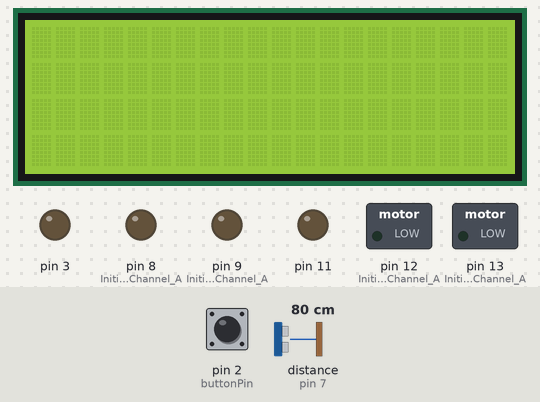
The sketch below on a simulated Arduino Uno, built with avr-gcc and run on an emulated ATmega328P. On the bench: 20×4 character LCD, switched loads named in the sketch (green lamp = pin HIGH), output pins drawn as LEDs (lit = HIGH). The test bench sets the inputs (shaded band); at power-on: pin 2 (buttonPin) LOW, distance to the obstacle (sensor on pin 7) 80 cm. The echo pulse lasts 58.3 µs per cm; pins used as bus, display or sensor lines are not drawn; what the sketch prints to the serial monitor is not drawn.

Above: at 1.3 s.
1.4 s: pin 2 (buttonPin) pulled HIGH for 0.15 s
At 1.9 s:
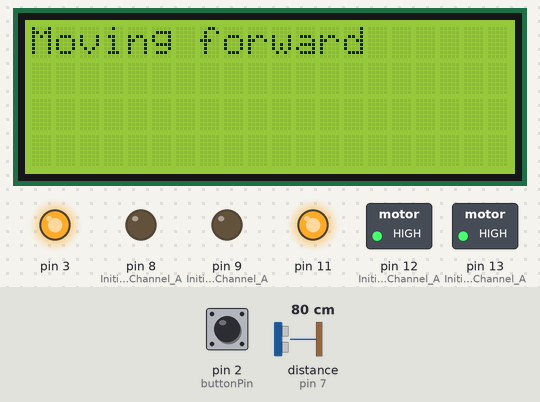
3.0 s: distance to the obstacle (sensor on pin 7) set to 11 cm
4.5 s: distance to the obstacle (sensor on pin 7) set to 8 cm
At 6.3 s:
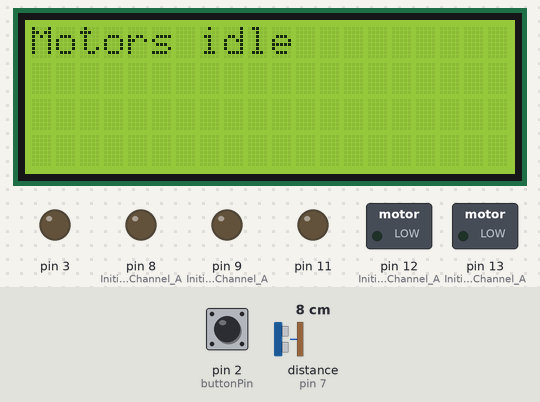
7.0 s: pin 2 (buttonPin) pulled HIGH for 1 s
At 7.3 s:
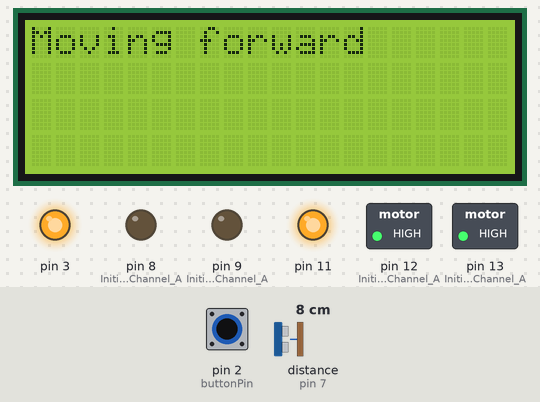
9.5 s: pin 2 (buttonPin) pulled HIGH for 3.2 s
At 10.1 s:
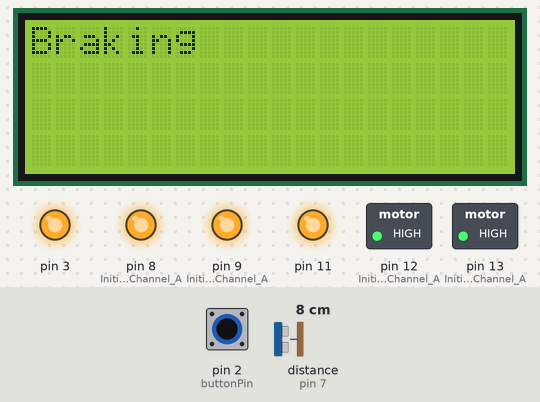
Timing chart, 0 to 12.5 s (numbered marks = the images above; inputs shaded):
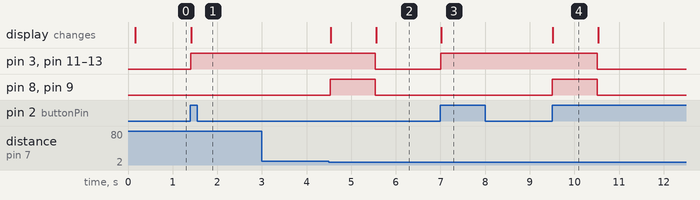

Measured:
- the behaviour switches between 10 and 9 cm on distance to the obstacle (sensor on pin 7) (found by bisection; images 1 and 2)
- after the input at 1.4 s, pin 3, pin 11, pin 12 (Initiates_Motor_Channel_A), pin 13 (Initiates_Motor_Channel_A): LOW → HIGH at once; the display: changes at once (image 1)
- after the input at 3.0 s, every drawn part: stays the same
- after the input at 4.5 s, pin 3, pin 11, pin 12 (Initiates_Motor_Channel_A), pin 13 (Initiates_Motor_Channel_A): HIGH → LOW after 1.0 s; pin 8 (Initiates_Brake_Channel_A), pin 9 (Initiates_Brake_Channel_A): LOW → HIGH at once, → LOW 1.0 s later; the display: first changes at once (image 2 shows a later state)
- after the input at 7.0 s, pin 3, pin 11, pin 12 (Initiates_Motor_Channel_A), pin 13 (Initiates_Motor_Channel_A): LOW → HIGH at once; the display: changes at once (image 3)
- after the input at 9.5 s, pin 3, pin 11, pin 12 (Initiates_Motor_Channel_A), pin 13 (Initiates_Motor_Channel_A): HIGH → LOW after 1.0 s; pin 8 (Initiates_Brake_Channel_A), pin 9 (Initiates_Brake_Channel_A): LOW → HIGH at once, → LOW 1.0 s later; the display: changes at once (image 4)
- what the display in image 4 shows lasts 1.0 s, from 9.5 s to 10.5 s

The sketch:

muh_roboht.ino
```cpp
//#include <Timer.h>
#include <LiquidCrystal_I2C.h>
#include <Wire.h>
#include <Timer.h>

#include "Main.h"
//#include "SerialManager.h"

Main app;

void setup()
{
	app.setup();
}

void loop()
{
	app.loop();
}

void serialEvent()
{
	//SerialManager *serial = Model::serialManager;
	//serial->handleEvent();
}
```

Event.cpp
```cpp
/*
  Event

  This class serves as a "callback" manager to register events
  to happen on certain triggers or after certain intervals.
 */

#include "Arduino.h"
#include "Event.h"

/**
 * Constructs a new EventManager and
 * figures out the size of the available
 * array slots.
 */
EventManager::EventManager()
{
  _intervalSize = sizeof(_interval) / sizeof(TimedTask);
  _intervalPos = 0;

  _subSize = sizeof(_sub) / sizeof(Subscriber);
	//Serial.println("Event Manager created");
}

/**
 * Subscribes a new Subscriber to the
 * event manager.
 */
void EventManager::subscribe(Subscriber sub)
{
	//Serial.println("begin subscribe" + (char)_subPos);
  if (_subSize >= _subPos)
  {
    _sub[_subPos] = sub;
    _subPos++;
  }
 // Serial.println("subscribe complete");
}

/**
 * Triggers a specified event which will find the applicable
 * Subscriber and execute it's EventTask
 */
void EventManager::trigger(Event evt)
{

	for (unsigned int i = 0; i < _subSize; i++)
  {
    Subscriber *sub = &_sub[i];

    if ((String) sub->label == (String) evt.label)
    {
      // Execute event
      sub->task->execute(evt);
    }
  }
}

/**
 * Setup a timed trigger that will execute an
 * event after a couple of milliseconds.
 */
void EventManager::triggerInterval(TimedTask task)
{
  if (_intervalSize >= _intervalPos)
  {
    _interval[_intervalPos] = task;
    _intervalPos++;
  }
}

/**
 * Tick the EventManager to evaluate any
 * timed instances for the manager.
 */
void EventManager::tick()
{
  unsigned long currentMs = millis();
  unsigned long difference = currentMs - _previousMs;

  for (unsigned int i = 0; i < _intervalSize; i++)
  {
    TimedTask *task = &_interval[i];

    if (task->alive)
    {
      task->current = task->current + difference;

      if (task->eval())
      {
        // Run the timed event when it evalutes to
        // ready.
        trigger(task->evt);
      }
    }
  }

  _previousMs = currentMs;
}
```

Event.h
```cpp
// @see https://github.com/arcturial/arduino-event

/*
  Event

  This class serves as a "callback" manager to register events
  to happen on certain triggers or after certain intervals.
 */

#ifndef Event_h
#define Event_h

#include "Arduino.h"

/**
 * Event structure is the basic Event
 * object that can be dispatched by the
 * manager.
 */
struct Event
{
  Event() : label(NULL) {}
  Event(const char *cLabel) : label(cLabel) {}
  Event(const char *cLabel, const char *cExtra) : label(cLabel), extra(cExtra) {}
  const char *label;
  const char *extra;
};

/**
 * EventTask is a structure that serves as an
 * abstract class of a "dispatchable" object.
 */
struct EventTask
{
  virtual void execute(Event evt) = 0;
};

/**
 * The Subscriber is the object that
 * encapsulates the Event it's listening for
 * and the EventTask to be executed.
 */
struct Subscriber
{
  Subscriber() : label(NULL), task(NULL) {}
  Subscriber(const char *cLabel, EventTask *cTask) : label(cLabel), task(cTask) {}

  const char *label;
  EventTask *task;
};

/**
 * TimedTask is an Event that executes after a certain
 * amount of milliseconds.
 */
struct TimedTask
{
  TimedTask() : ms(0), evt(NULL) , alive(false), current(0)  {}
  TimedTask(unsigned long cMs, Event cEvt) : ms(cMs), evt(cEvt) , alive(true), current(60)  {}

  /**
   * Evaluates the state of the timed task and if
   * it's time to execute it or not. Resets the current
   * counter if it reaches the timed threshold.
   */
  boolean eval()
  {
    if (current >= ms)
    {
      current = 0;
      return true;
    }

    return false;
  }

  unsigned long ms;
  Event evt;
  boolean alive; // State of the timed task
  unsigned long current;
};

/**
 * The EventManager is responsible for gathering subscribers
 * and dispatching them when the requested Event is
 * triggered.
 */
class EventManager
{
  public:
    EventManager();
    void subscribe(Subscriber sub);
    void trigger(Event evt);
    void triggerInterval(TimedTask timed);
    void tick();
  private:
    TimedTask _interval[5]; // 5 available interval slots
    unsigned int _intervalSize;
    unsigned int _intervalPos;
    Subscriber _sub[10]; // 10 available subscriber slots
    unsigned int _subSize;
    unsigned int _subPos;
    unsigned long _previousMs;
};

#endif
```

EventType.cpp
```cpp
//
//
//

#include "EventType.h"

const char* EventType::MOTOR = "MOTOR";
const char* EventType::MOTOR_FWD = "MOTOR.FWD";
const char* EventType::MOTOR_REV = "MOTOR.REV";
const char* EventType::MOTOR_BRK = "MOTOR.BRK";
const char* EventType::MOTOR_IDLE = "MOTOR.IDLE";

const char* EventType::BUTTON = "BUTTON";
const char* EventType::BUTTON_DOWN = "BUTTON_DOWN";
const char* EventType::BUTTON_UP = "BUTTON_UP";

const char* EventType::SENSOR = "SENSOR";
const char* EventType::SENSOR_OBJECT_CLOSE_IN_FRONT = "SENSOR_OBJECT_CLOSE_IN_FRONT";
```

EventType.h
```cpp
#ifndef EventType_h
#define EventType_h

class EventType
{
public:
	static const char* MOTOR;
	static const char* MOTOR_FWD;
	static const char* MOTOR_REV;
	static const char* MOTOR_BRK;
	static const char* MOTOR_IDLE;

	static const char* BUTTON;
	static const char* BUTTON_DOWN;
	static const char* BUTTON_UP;

	static const char* SENSOR;
	static const char* SENSOR_OBJECT_CLOSE_IN_FRONT;


};

#endif
```

Main.cpp
```cpp
#include "Main.h"
#include "Model.h"
#include "RobotButton.h"
#include "MotorController.h"
#include "SerialManager.h"
#include "LcdManager.h"
#include "UltrasonicSensorManager.h"

void Main::setup()
{
	Model::setup();

	serial = Model::serialManager;
	serial->setup();

	button = Model::button;
	button->setup();

	motors = Model::motorController;
	motors->setup();

	lcd = Model::lcdManager;
	lcd->setup();

	usSensor = Model::usSensorManager;
	usSensor->setup();

	serial->trace("Setup Complete");

}


void Main::loop()
{
	button->loop();
	usSensor->loop();
}
```

Main.h
```cpp
#ifndef Main_h
#define Main_h

class RobotButton;
class MotorController;
class SerialManager;
class LcdManager;
class UltrasonicSensorManager;

class Main
{
public:
	void setup();
	void loop();

private:
	RobotButton *button;
	MotorController *motors;
	SerialManager *serial;
	LcdManager *lcd;
	UltrasonicSensorManager *usSensor;
};

#endif
```

Model.cpp
```cpp
//
//
//

#include "Model.h"
#include "Event.h"
#include "SerialManager.h"
#include "MotorController.h"
#include "LcdManager.h"
#include "UltrasonicSensorManager.h"
#include "RobotButton.h"

RobotButton* Model::button;
EventManager* Model::evtMgr;
MotorController* Model::motorController;
SerialManager* Model::serialManager;
LcdManager* Model::lcdManager;
UltrasonicSensorManager* Model::usSensorManager;


void Model::setup()
{
	button = new RobotButton();
	serialManager = new SerialManager();
	evtMgr = new EventManager();
	motorController = new MotorController();
	lcdManager = new LcdManager();
	usSensorManager = new UltrasonicSensorManager();
}
```

Model.h
```cpp
#ifndef Model_h
#define Model_h

class RobotButton;
class MotorController;
class EventManager;
class SerialManager;
class LcdManager;
class UltrasonicSensorManager;

class Model
{
	public:
		static void setup();
		static RobotButton* button;
		static EventManager* evtMgr;
		static MotorController* motorController;
		static SerialManager* serialManager;
		static LcdManager* lcdManager;
		static UltrasonicSensorManager* usSensorManager;

	private:

};


#endif
```

MotorController.cpp
```cpp
#include "MotorController.h"
#include "Arduino.h"
#include "EventType.h"
#include "Model.h"
#include "Event.h"
#include "SerialManager.h"

struct ButtonEventListener : public EventTask
{
	using EventTask::execute;

	void execute(Event evt)
	{
		String extra = evt.extra;

		if (extra == EventType::BUTTON_DOWN)
		{

			MotorController *motors;
			motors = Model::motorController;

			if (motors->isMoving == false)
			{
				motors->moveForward();
			}
			else
			{
				motors->brake();
			}
		}

	}

} ButtonEventListener;

struct SensorEventListener : public EventTask
{
	using EventTask::execute;

	void execute(Event evt)
	{
		String extra = evt.extra;

		if (extra == EventType::SENSOR_OBJECT_CLOSE_IN_FRONT)
		{
			MotorController *motors;
			motors = Model::motorController;
			motors->brake();
		}

	}

} SensorEventListener;

void MotorController::subscribeEvents()
{
	evtMgr->subscribe(Subscriber(EventType::BUTTON, &ButtonEventListener));
	evtMgr->subscribe(Subscriber(EventType::SENSOR, &SensorEventListener));
}

void MotorController::setup()
{
	evtMgr = Model::evtMgr;
	serial = Model::serialManager;

	areMotorsStopped = 1;

	//Setup Channel A
	pinMode(12, OUTPUT); //Initiates Motor Channel A pin
	pinMode(9, OUTPUT); //Initiates Brake Channel A pin

	//Setup Channel B
	pinMode(13, OUTPUT); //Initiates Motor Channel A pin
	pinMode(8, OUTPUT);  //Initiates Brake Channel A pin

	subscribeEvents();
}

void MotorController::moveForward()
{
	areMotorsStopped = 0;
	isMoving = true;

	// motor a fwd half speed
	digitalWrite(12, HIGH); //Establishes forward direction of Channel A
	digitalWrite(9, LOW);   //Disengage the Brake for Channel A
	analogWrite(3, 255);   //Spins the motor on Channel A at half speed

	// motor b fwd half speed
	digitalWrite(13, HIGH); //Establishes forward direction of Channel B
	digitalWrite(8, LOW);   //Disengage the Brake for Channel B
	analogWrite(11, 255);   //Spins the motor on Channel B at half speed

	serial->trace("Moving forward");

	Event e = Event(EventType::MOTOR, EventType::MOTOR_FWD);
	evtMgr->trigger(e);
}

void MotorController::brake()
{
	areMotorsStopped = 0;
	isMoving = false;

	digitalWrite(9, HIGH);  //Engage the Brake for Channel A
	digitalWrite(8, HIGH);  //Engage the Brake for Channel B

	serial->trace("Braking");

	Event e = Event(EventType::MOTOR, EventType::MOTOR_BRK);
	evtMgr->trigger(e);

	delay(1000);
	stopMotorOutputs();
}

void MotorController::stopMotorOutputs()
{

	serial->trace("Motors Neutral");

	areMotorsStopped = 1;

	analogWrite(3, 0);
	analogWrite(11, 0);
	digitalWrite(12, LOW);
	digitalWrite(13, LOW);
	digitalWrite(9, LOW);  //Disengage the Brake for Channel A
	digitalWrite(8, LOW);  //Disengage the Brake for Channel B

	Event e = Event(EventType::MOTOR, EventType::MOTOR_IDLE);
	evtMgr->trigger(e);
}

/*
void tutorialMethod()
{
	//Motor A forward @ full speed
	digitalWrite(12, HIGH); //Establishes forward direction of Channel A
	digitalWrite(9, LOW);   //Disengage the Brake for Channel A
	analogWrite(3, 255);   //Spins the motor on Channel A at full speed

	//Motor B backward @ half speed
	digitalWrite(13, LOW);  //Establishes backward direction of Channel B
	digitalWrite(8, LOW);   //Disengage the Brake for Channel B
	analogWrite(11, 123);    //Spins the motor on Channel B at half speed


	delay(3000);


	digitalWrite(9, HIGH);  //Engage the Brake for Channel A
	digitalWrite(8, HIGH);  //Engage the Brake for Channel B


	delay(1000);


	//Motor A forward @ full speed
	digitalWrite(12, LOW);  //Establishes backward direction of Channel A
	digitalWrite(9, LOW);   //Disengage the Brake for Channel A
	analogWrite(3, 123);    //Spins the motor on Channel A at half speed

	//Motor B forward @ full speed
	digitalWrite(13, HIGH); //Establishes forward direction of Channel B
	digitalWrite(8, LOW);   //Disengage the Brake for Channel B
	analogWrite(11, 255);   //Spins the motor on Channel B at full speed


	delay(3000);


	digitalWrite(8, HIGH);  //Engage the Brake for Channel A
	digitalWrite(9, HIGH);  //Engage the Brake for Channel B


	delay(1000);
}

*/
```

MotorController.h
```cpp
#ifndef MotorController_h
#define MotorController_h

#include "Model.h"

class EventManager;
class SerialManager;

class MotorController
{
public:
	void setup();

	void moveForward();
	void brake();

	bool isMoving;

private:
	void stopMotorOutputs();
	void subscribeEvents();

	int areMotorsStopped;
	EventManager *evtMgr;
	SerialManager *serial;

};

#endif
```

RobotButton.cpp
```cpp
#include "RobotButton.h"
#include "Model.h"
#include "Arduino.h"
#include "Event.h"
#include "EventType.h"


// set pin numbers:
const int RobotButton::buttonPin = 2;     // the number of the pushbutton pin

RobotButton::RobotButton()
{
	buttonState = 0;
	canChangeButtonState = true;
}

void RobotButton::setup()
{
	evtMgr = Model::evtMgr;

	// initialize the pushbutton pin as an input:
	pinMode(buttonPin, INPUT);
}

void RobotButton::loop()
{
	// read the state of the pushbutton value:
	buttonState = digitalRead(buttonPin);
	//Serial.println("button " + (String)buttonState);
	//Serial.println("state " + (String)canChangeButtonState);

	// check if the pushbutton is pressed.
	// if it is, the buttonState is HIGH:
	if (buttonState == HIGH && canChangeButtonState == true)
	{
		canChangeButtonState = false;

		Event downEvent = Event(EventType::BUTTON, EventType::BUTTON_DOWN);
		evtMgr->trigger(downEvent);
	}
	else if (buttonState == LOW)
	{
		canChangeButtonState = true;

		Event upEvent = Event(EventType::BUTTON, EventType::BUTTON_UP);
		evtMgr->trigger(upEvent);
	}
}
```

RobotButton.h
```cpp
#ifndef RobotButton_h
#define RobotButton_h

class EventManager;

class RobotButton
{
public:
	void loop();
	void setup();
	RobotButton();
private:
	static const int buttonPin;
	int buttonState;
	bool canChangeButtonState;
	EventManager *evtMgr;

};

#endif
```

SerialManager.cpp
```cpp
#include "SerialManager.h"

//const char SerialManager::serialCommandTerminator = ';';

void SerialManager::setup()
{
	Serial.begin(921600);
	Serial.flush();
	//serialInput.reserve(200);
	delay(100);
}

/*void SerialManager::onSerialCommand(char command)
{
	onSerialDebug(serialInput);
	//onSerialUltrasonic(serialInput);
}*/

/*
void SerialManager::handleEvent()
{
	while (Serial.available())
	{
		// get the new byte:
		char inChar = (char)Serial.read();

		if (inChar == serialCommandTerminator)
		{
			onSerialCommand(serialInput);
			serialInput = "";
		}
		else
		{
			serialInput += inChar;
		}
	}
}*/

int freeRam()
{
	extern int __heap_start, *__brkval;
	int v;
	return (int)&v - (__brkval == 0 ? (int)&__heap_start : (int)__brkval);
}

// too long outputs will kill the program, so careful with trace length
void SerialManager::trace(String input)
{
	Serial.println("[T] " + input);
	Serial.println("Free ram: " + (String)freeRam());
}

/*
void SerialManager::onSerialDebug(char input)
{
	trace("Serial input received: " + input);

	if (input == "reset")
	{
		asm volatile ("  jmp 0");
	}
}
*/
```

SerialManager.h
```cpp
#ifndef SerialManager_h
#define SerialManager_h

#include "Arduino.h"

class SerialManager
{
public:
	void setup();
	//void handleEvent();
	void trace(String input);
private:
	//void onSerialDebug(char input);
	//void onSerialUltrasonic(char input);
	//void onSerialCommand(char command);
	//String serialInput;
	//static const char serialCommandTerminator;
};

#endif
```

UltrasonicSensorManager.cpp
```cpp
#include "UltrasonicSensorManager.h"
#include "Arduino.h"
#include "Event.h"
#include <Timer.h>
#include "EventType.h"
#include "Model.h"
#include "MotorController.h"
#include "SerialManager.h"

#define TrigPin 4
#define EchoPin 7

long UltrasonicSensorManager::microsecondsToCentimeters(long microseconds)
{
	// The speed of sound is 340 m/s or 29 microseconds per centimeter.
	// The ping travels out and back, so to find the distance of the
	// object we take half of the distance travelled.
	return microseconds / 29 / 2;

}

long UltrasonicSensorManager::getDistance()
{
	int duration;
	long distance;

	digitalWrite(TrigPin, HIGH);
	delayMicroseconds(1000);
	digitalWrite(TrigPin, LOW);

	duration = pulseIn(EchoPin, HIGH);
	distance = microsecondsToCentimeters(duration);

	return distance;

}

void UltrasonicSensorManager::setup()
{
	evtMgr = Model::evtMgr;
	timer = new Timer();
	pinMode(TrigPin, OUTPUT);
	pinMode(EchoPin, INPUT);

	sensorTick = 100;
	timerEventId = -1;
}

void checkDistance()
{
	EventManager *evtMgr;
	evtMgr = Model::evtMgr;

	UltrasonicSensorManager *usMgr;
	usMgr = Model::usSensorManager;

	Timer *timer;
	timer = usMgr->timer;

	SerialManager *serial;
	serial = Model::serialManager;

	int timerEventId = usMgr->timerEventId;

	long distance = usMgr->getDistance();

	if (distance < 10)
	{
		timer->stop(timerEventId);
		timerEventId = -1;

		serial->trace("obj front " + (String)distance + "cm");

		Event e = Event(EventType::SENSOR, EventType::SENSOR_OBJECT_CLOSE_IN_FRONT);
		evtMgr->trigger(e);
	}

}

void UltrasonicSensorManager::loop()
{
	timer->update();

	if (Model::motorController->isMoving == true && timerEventId == -1)
	{
		// start checking distance
		timerEventId = timer->every(sensorTick, checkDistance);
	}
}

UltrasonicSensorManager::UltrasonicSensorManager()
{
}


UltrasonicSensorManager::~UltrasonicSensorManager()
{
}


/*onSerialUltrasonic(String input)
{
	if (input == "getDistanceFront")
	{
		trace("Distance at front: " + (String)getDistance() + "cm");
	}
}
*/
```

UltrasonicSensorManager.h
```cpp
#pragma once

class Timer;
class EventManager;

class UltrasonicSensorManager
{
public:
	UltrasonicSensorManager();
	~UltrasonicSensorManager();

	void setup();
	void loop();

	long getDistance();
	Timer *timer;
	int timerEventId;
private:
	long microsecondsToCentimeters(long microseconds);

	EventManager *evtMgr;
	int sensorTick;
};
```

LcdManager.h
```cpp
#pragma once

#include "Arduino.h"

class LiquidCrystal_I2C;
class EventManager;

class LcdManager
{
public:
	LcdManager();
	~LcdManager();
	void setup();
	void write(String ipt);
private:
	void subscribeEvents();

	LiquidCrystal_I2C *lcd;
	EventManager *evtMgr;
	int backlightState;
};
```

Source omitted: LcdManager.cpp (1549 bytes)
